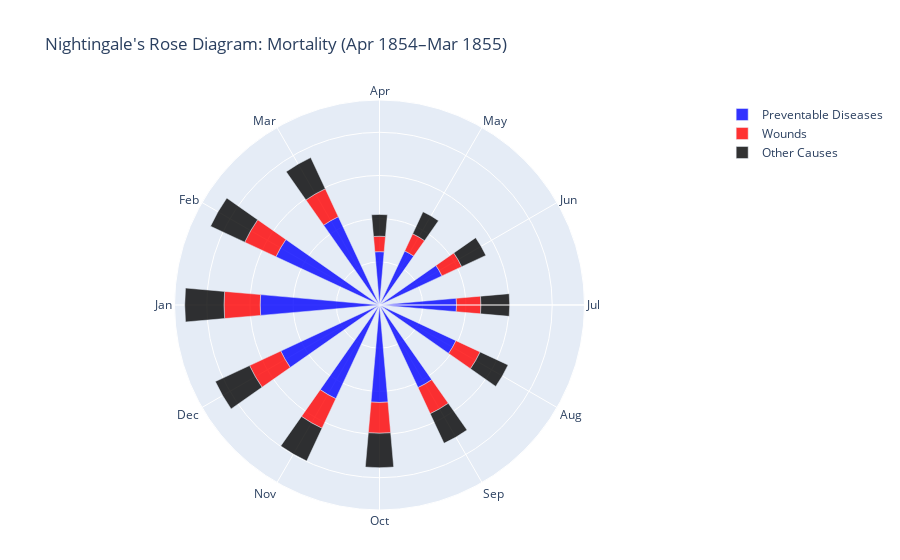
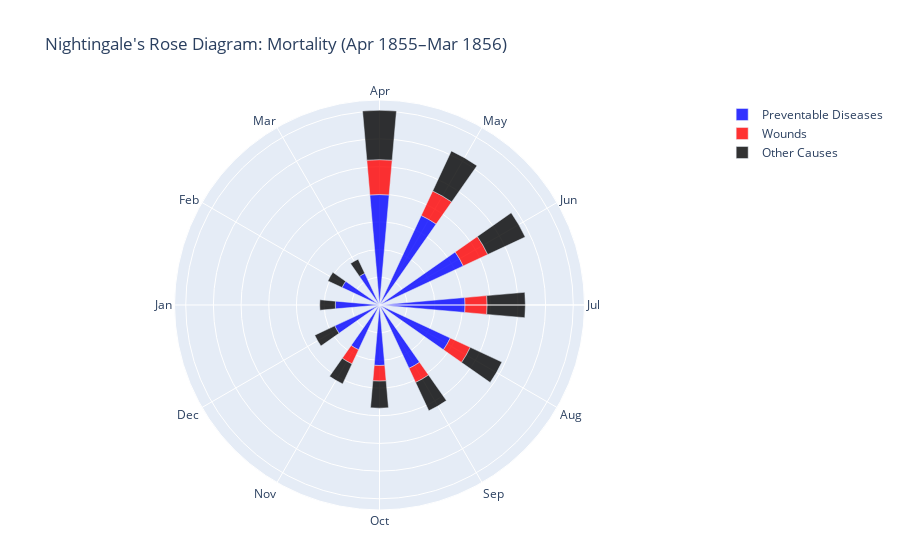

Notebook source saved alongside these figures, in order:
### Code cell
# Calculate radius for area-proportional wedges (area = pi * r^2, so r = sqrt(area/pi))
df['Diseases_Radius'] = (df['Diseases'] / pi) ** 0.5
df['Wounds_Radius'] = (df['Wounds'] / pi) ** 0.5
df['Other_Radius'] = (df['Other'] / pi) ** 0.5

# Function to create a Nightingale Rose Diagram for a given chart period
def create_rose_diagram(chart_number, title):
    # Filter data for the chart period
    df_chart = df[df['Chart'] == chart_number]
    
    # Create figure
    fig = go.Figure()
    
    # Add traces for each cause of death
    for cause, color, name in [
        ('Diseases_Radius', 'blue', 'Preventable Diseases'),
        ('Wounds_Radius', 'red', 'Wounds'),
        ('Other_Radius', 'black', 'Other Causes')
    ]:
        fig.add_trace(go.Barpolar(
            r=df_chart[cause],
            theta=[i * 30 for i in range(12)],  # 360/12 = 30 degrees per month
            width=10,  # Wedge width in degrees
            name=name,
            marker_color=color,
            opacity=0.8
        ))
    
    # Update layout
    fig.update_layout(
        title=title,
        polar=dict(
            radialaxis=dict(visible=True, showticklabels=False, ticks=''),
            angularaxis=dict(
                direction='clockwise',
                period=12,
                tickvals=[i * 30 for i in range(12)],
                ticktext=df_chart['Month'].str[:3]  # Show abbreviated month names
            )
        ),
        showlegend=True,
        margin=dict(l=50, r=50, t=100, b=50)
    )
    
    return fig

# Create and save diagrams for both periods
fig1 = create_rose_diagram('1', "Nightingale's Rose Diagram: Mortality (Apr 1854–Mar 1855)")
fig2 = create_rose_diagram('2', "Nightingale's Rose Diagram: Mortality (Apr 1855–Mar 1856)")

# Save as HTML for interactive output (or use fig.show() for local display)
fig1.write_html("nightingale_rose_1854_1855.html")
fig2.write_html("nightingale_rose_1855_1856.html")

# Optional: Display in Jupyter or local environment
fig1.show()
fig2.show()

### Figure 1 — Plotly figure (JSON) as saved in the notebook; plotly's stock layout.template omitted (floating-point values rounded to 4 significant figures)
{"data": [{"marker": {"color": "blue"}, "name": "Preventable Diseases", "opacity": 0.8, "r": [6.18, 6.91, 7.979, 8.921, 9.772, 10.56, 11.28, 11.97, 12.62, 13.82, 13.23, 11.28], "theta": [0, 30, 60, 90, 120, 150, 180, 210, 240, 270, 300, 330], "type": "barpolar", "width": 10}, {"marker": {"color": "red"}, "name": "Wounds", "opacity": 0.8, "r": [1.784, 2.185, 2.523, 2.821, 3.09, 3.338, 3.568, 3.785, 3.989, 4.184, 3.989, 3.568], "theta": [0, 30, 60, 90, 120, 150, 180, 210, 240, 270, 300, 330], "type": "barpolar", "width": 10}, {"marker": {"color": "black"}, "name": "Other Causes", "opacity": 0.8, "r": [2.523, 2.821, 3.09, 3.338, 3.568, 3.785, 3.989, 4.184, 4.37, 4.549, 4.37, 3.989], "theta": [0, 30, 60, 90, 120, 150, 180, 210, 240, 270, 300, 330], "type": "barpolar", "width": 10}], "layout": {"margin": {"b": 50, "l": 50, "r": 50, "t": 100}, "polar": {"angularaxis": {"direction": "clockwise", "period": 12, "ticktext": ["Apr", "May", "Jun", "Jul", "Aug", "Sep", "Oct", "Nov", "Dec", "Jan", "Feb", "Mar"], "tickvals": [0, 30, 60, 90, 120, 150, 180, 210, 240, 270, 300, 330]}, "radialaxis": {"showticklabels": false, "ticks": "", "visible": true}}, "showlegend": true, "title": {"text": "Nightingale's Rose Diagram: Mortality (Apr 1854–Mar 1855)"}}}

### Figure 2 — Plotly figure (JSON) as saved in the notebook; plotly's stock layout.template omitted (floating-point values rounded to 4 significant figures)
{"data": [{"marker": {"color": "blue"}, "name": "Preventable Diseases", "opacity": 0.8, "r": [3.989, 3.568, 3.338, 3.09, 2.821, 2.523, 2.185, 1.784, 1.784, 1.596, 1.493, 1.262], "theta": [0, 30, 60, 90, 120, 150, 180, 210, 240, 270, 300, 330], "type": "barpolar", "width": 10}, {"marker": {"color": "red"}, "name": "Wounds", "opacity": 0.8, "r": [1.262, 0.9772, 0.9772, 0.7979, 0.7979, 0.5642, 0.5642, 0.5642, 0, 0, 0, 0], "theta": [0, 30, 60, 90, 120, 150, 180, 210, 240, 270, 300, 330], "type": "barpolar", "width": 10}, {"marker": {"color": "black"}, "name": "Other Causes", "opacity": 0.8, "r": [1.784, 1.596, 1.493, 1.382, 1.262, 1.128, 0.9772, 0.7979, 0.7979, 0.5642, 0.5642, 0.5642], "theta": [0, 30, 60, 90, 120, 150, 180, 210, 240, 270, 300, 330], "type": "barpolar", "width": 10}], "layout": {"margin": {"b": 50, "l": 50, "r": 50, "t": 100}, "polar": {"angularaxis": {"direction": "clockwise", "period": 12, "ticktext": ["Apr", "May", "Jun", "Jul", "Aug", "Sep", "Oct", "Nov", "Dec", "Jan", "Feb", "Mar"], "tickvals": [0, 30, 60, 90, 120, 150, 180, 210, 240, 270, 300, 330]}, "radialaxis": {"showticklabels": false, "ticks": "", "visible": true}}, "showlegend": true, "title": {"text": "Nightingale's Rose Diagram: Mortality (Apr 1855–Mar 1856)"}}}
